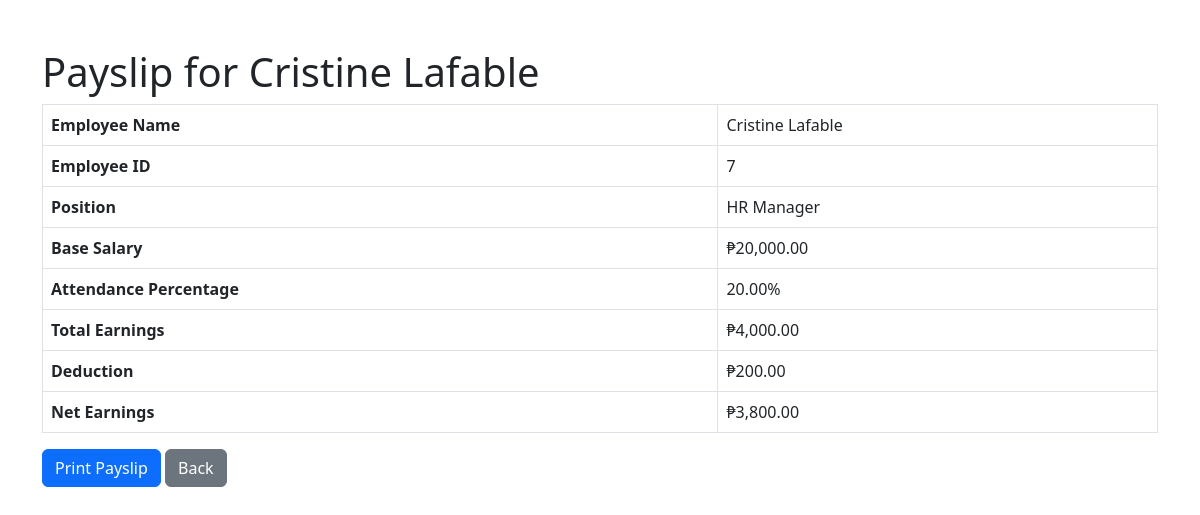
The page /admin_dashboard/payslip.php?employeeID=7 (signed in) on the database its author committed.
### tables this page shows
CREATE TABLE `employees` (
  `EmployeeID` int(11) UNSIGNED NOT NULL,
  `FirstName` varchar(30) NOT NULL,
  `LastName` varchar(30) NOT NULL,
  `Gender` enum('Male','Female','Other') NOT NULL,
  `Email` varchar(255) NOT NULL,
  `Phone` varchar(15) DEFAULT NULL,
  `DOB` date NOT NULL,
  `Address` text NOT NULL,
  `DepartmentID` int(11) NOT NULL,
  `PositionID` int(11) NOT NULL,
  `Hire_Date` date NOT NULL,
  `Salary` decimal(10,2) DEFAULT NULL,
  `Attendance_Percentage` float DEFAULT NULL,
  `Performance_Rating` varchar(255) DEFAULT NULL,
  `Created_At` timestamp NULL DEFAULT current_timestamp(),
  `Updated_At` timestamp NULL DEFAULT current_timestamp() ON UPDATE current_timestamp(),
  `ProfileImage` varchar(255) DEFAULT NULL
);

CREATE TABLE `position` (
  `PositionID` int(11) NOT NULL,
  `Title` varchar(100) NOT NULL,
  `BaseSalary` decimal(10,2) NOT NULL,
  `DepartmentID` int(11) NOT NULL
);

### admin_dashboard/payslip.php (the view, shortened to what this page needs)
<?php
require_once '../config/config.php';
$employeeID = $_GET['employeeID'] ?? null;
if ($employeeID) {
    try {
        $stmt = $conn->prepare("
            SELECT e.EmployeeID, CONCAT(e.FirstName, ' ', e.LastName) AS Name, e.attendance_percentage, e.Salary, p.BaseSalary, p.Title
            FROM employees e
            LEFT JOIN Position p ON e.PositionID = p.PositionID
            WHERE e.EmployeeID = :EmployeeID
        ");
        $stmt->execute([':EmployeeID' => $employeeID]);
        $employee = $stmt->fetch(PDO::FETCH_ASSOC);
        $taxRates = [
            'Staff' => 5,
            'Manager' => 10,
        ];
        $positionTitle = $employee['Title'];
        $deductionPercentage = isset($taxRates[$positionTitle]) ? $taxRates[$positionTitle] : 5;
        $totalEarnings = $employee['BaseSalary'] * ($employee['attendance_percentage'] / 100);
        $deductionAmount = $totalEarnings * ($deductionPercentage / 100);
        $netEarnings = $totalEarnings - $deductionAmount;
    } catch (Exception $e) {
        die("Error fetching employee data: " . $e->getMessage());
    }
} else {
    die("Employee ID not provided.");
}
?>
<!DOCTYPE html>
<html lang="en">
<head>
    <link href="https://cdn.jsdelivr.net/npm/bootstrap@5.3.0/dist/css/bootstrap.min.css" rel="stylesheet">
</head>
<body>
    <div class="container mt-5">
        <h1>Payslip for <?= htmlspecialchars($employee['Name']) ?></h1>
        <table class="table table-bordered">
            <tr>
                <th>Employee Name</th>
                <td><?= htmlspecialchars($employee['Name']) ?></td>
            </tr>
            <tr>
                <th>Employee ID</th>
                <td><?= htmlspecialchars($employee['EmployeeID']) ?></td>
            </tr>
            <tr>
                <th>Position</th>
                <td><?= htmlspecialchars($employee['Title']) ?></td>
            </tr>
            <tr>
                <th>Base Salary</th>
                <td><?= htmlspecialchars('₱' . number_format($employee['BaseSalary'], 2)) ?></td>
            </tr>
            <tr>
                <th>Attendance Percentage</th>
                <td><?= htmlspecialchars(number_format($employee['attendance_percentage'], 2)) ?>%</td>
            </tr>
            <tr>
                <th>Total Earnings</th>
                <td><?= htmlspecialchars('₱' . number_format($totalEarnings, 2)) ?></td>
            </tr>
            <tr>
                <th>Deduction</th>
                <td><?= htmlspecialchars('₱' . number_format($deductionAmount, 2)) ?></td>
            </tr>
            <tr>
                <th>Net Earnings</th>
                <td><?= htmlspecialchars('₱' . number_format($netEarnings, 2)) ?></td>
            </tr>
        </table>
        <button onclick="window.print()" class="btn btn-primary">Print Payslip</button>
        <button onclick="window.history.back()" class="btn btn-secondary">Back</button>
    </div>
</body>
</html>

### rows shown on the page
employees: EmployeeID "7", PositionID.Title "HR Manager", PositionID.BaseSalary "₱20,000.00", Attendance_Percentage "20.00", PositionID+Attendance_Percentage "₱4,000.00", PositionID+Attendance_Percentage "₱200.00", PositionID+Attendance_Percentage "₱3,800.00"

### other values the page prints
$employee['Name'] "Cristine Lafable"
